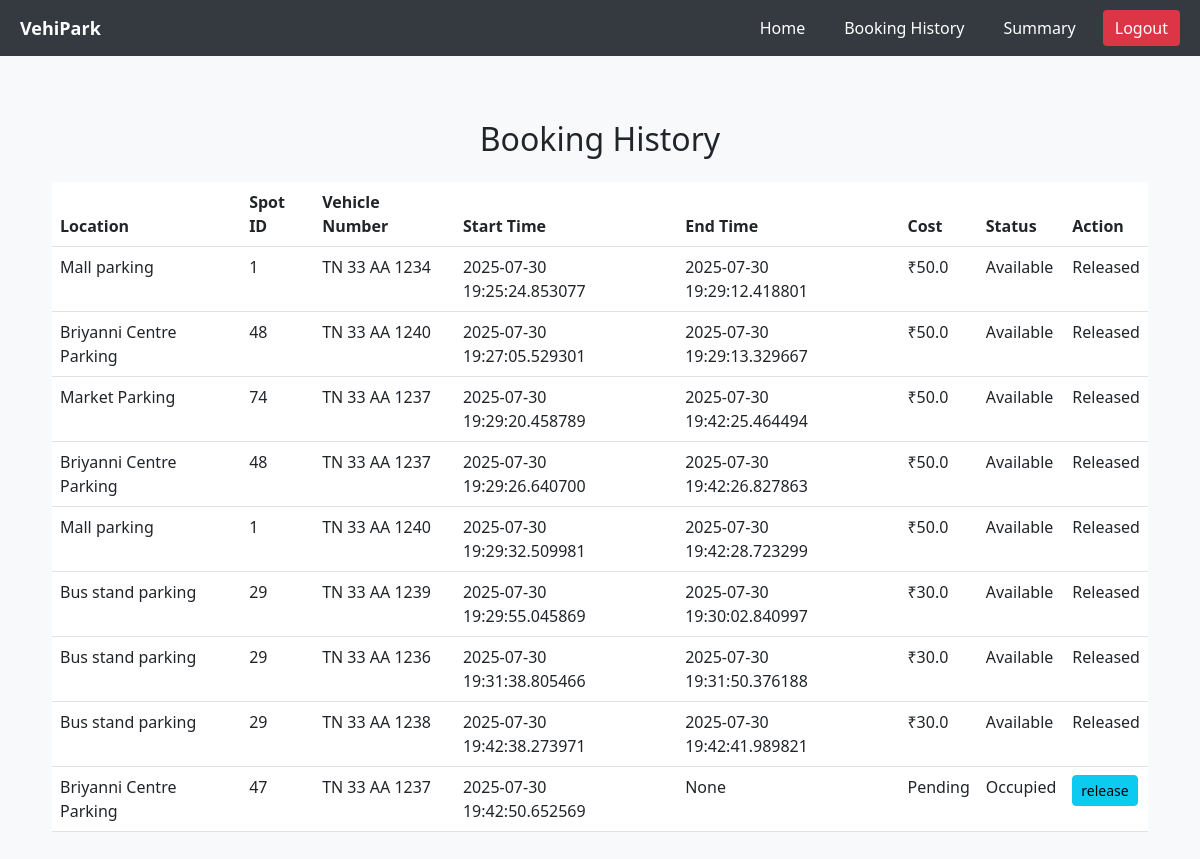
The app's page /history (signed in) with its own data.
### models.py (models this page shows)
class Booking(db.Model):
    __tablename__ = "booking"
    id = db.Column(db.Integer, primary_key=True)
    user_id = db.Column(db.Integer, db.ForeignKey("user.id"), nullable=False)
    spot_id = db.Column(db.Integer, db.ForeignKey("parkingSpot.id"), nullable=False)
    vehicle_number = db.Column(db.String(20), nullable=False)
    start_time = db.Column(db.DateTime, nullable=False)
    end_time = db.Column(db.DateTime, nullable=True)
    status = db.Column(db.String(20), nullable=False, default="O")
    parking_cost = db.Column(db.Float, nullable=False)
    user = db.relationship("User", back_populates="bookings")
    spot = db.relationship("parkingSpot", back_populates="bookings")

class Parking(db.Model):
    __tablename__ = "parking"
    id = db.Column(db.Integer, primary_key=True)
    primary_location_name = db.Column(db.String(20), nullable=False)
    address = db.Column(db.String(20), nullable=False)
    pin_code = db.Column(db.String(20), nullable=False)
    price = db.Column(db.Float, nullable=False)
    number_of_spots = db.Column(db.Integer, nullable=False)
    spots = db.relationship(
        "parkingSpot", back_populates="parking", cascade="all, delete-orphan"
    )

### controllers.py (the view)
@app.route("/history", methods=["GET", "POST"])
def history():
    if "username" not in session:
        return redirect(url_for("login"))
    bookings = Booking.query.filter_by(user_id=session["user_id"]).all()
    return render_template("booking_history.html", bookings=bookings)

### templates/booking_history.html (shortened to what this page needs)
{% extends 'user_base.html' %}
{% block content %}
<div class="container mt-4">
    <h2 class="mb-4 text-center">Booking History</h2>
    <table class="table table-hover">
        <thead>
            <tr>
                <th scope="col">Location</th>
                <th scope="col">Spot ID</th>
                <th scope="col">Vehicle Number</th>
                <th scope="col">Start Time</th>
                <th scope="col">End Time</th>
                <th scope="col">Cost</th>
                <th scope="col">Status</th>
                <th scope='col'>Action</th>
            </tr>
        </thead>
        <tbody>
            {% for booking in bookings %}
            <tr>
                <td>{{ booking.spot.parking.primary_location_name }}</td>
                <td>{{ booking.spot_id }}</td>
                <td>{{ booking.vehicle_number }}</td>
                <td>{{ booking.start_time }}</td>
                <td>{{ booking.end_time }}</td>
                <td>
                    {% if booking.status == 'Released' %}
                    ₹{{ booking.parking_cost }}
                    {% else %}
                    Pending
                    {% endif %}
                </td>
                <td>
                    {% if booking.status == 'O' %}
                    Occupied
                    {% else %}
                    Available
                    {% endif %}
                </td>
                <td>
                    {% if booking.status == 'Released' %}
                    Released
                    {% else %}
                    <a href="/release_booking/{{ booking.id }}" class="btn btn-info btn-sm">release</a>
                    {% endif %}
                </td>
            </tr>
            {% endfor %}
        </tbody>
    </table>
</div>
{% endblock %}

### records on screen
Booking: spot.parking.primary_location_name "Mall parking", spot_id "1", vehicle_number "TN 33 AA 1234", start_time "2025-07-30 19:25:24.853077", end_time "2025-07-30 19:29:12.418801", parking_cost "50.0", status "Available"
Booking: spot.parking.primary_location_name "Briyanni Centre Parking", spot_id "48", vehicle_number "TN 33 AA 1240", start_time "2025-07-30 19:27:05.529301", end_time "2025-07-30 19:29:13.329667", parking_cost "50.0", status "Available"
Booking: spot.parking.primary_location_name "Market Parking", spot_id "74", vehicle_number "TN 33 AA 1237", start_time "2025-07-30 19:29:20.458789", end_time "2025-07-30 19:42:25.464494", parking_cost "50.0", status "Available"
Booking: spot.parking.primary_location_name "Briyanni Centre Parking", spot_id "48", vehicle_number "TN 33 AA 1237", start_time "2025-07-30 19:29:26.640700", end_time "2025-07-30 19:42:26.827863", parking_cost "50.0", status "Available"
Booking: spot.parking.primary_location_name "Mall parking", spot_id "1", vehicle_number "TN 33 AA 1240", start_time "2025-07-30 19:29:32.509981", end_time "2025-07-30 19:42:28.723299", parking_cost "50.0", status "Available"
Booking: spot.parking.primary_location_name "Bus stand parking", spot_id "29", vehicle_number "TN 33 AA 1239", start_time "2025-07-30 19:29:55.045869", end_time "2025-07-30 19:30:02.840997", parking_cost "30.0", status "Available"
Booking: spot.parking.primary_location_name "Bus stand parking", spot_id "29", vehicle_number "TN 33 AA 1236", start_time "2025-07-30 19:31:38.805466", end_time "2025-07-30 19:31:50.376188", parking_cost "30.0", status "Available"
Booking: spot.parking.primary_location_name "Bus stand parking", spot_id "29", vehicle_number "TN 33 AA 1238", start_time "2025-07-30 19:42:38.273971", end_time "2025-07-30 19:42:41.989821", parking_cost "30.0", status "Available"
Booking: spot.parking.primary_location_name "Briyanni Centre Parking", spot_id "47", vehicle_number "TN 33 AA 1237", start_time "2025-07-30 19:42:50.652569", end_time "None", status "Pending"
